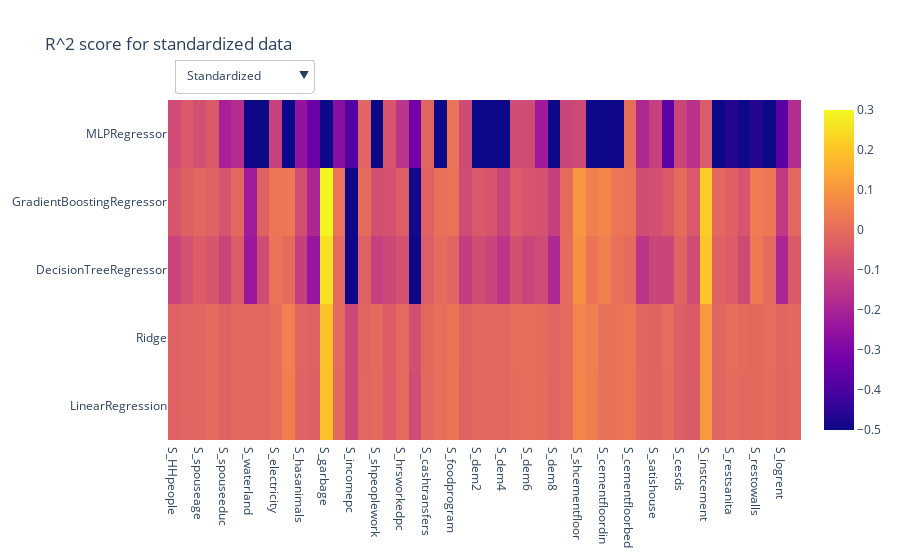

This figure's notebook cell:
### Code cell
fig = go.Figure()

fig.add_trace(go.Heatmap(   x = df_results.columns,
                            y = df_results.index,
                            z = df_results.values,
                            name = 'Non standardized',
                            zmin= -0.5,
                            zmax = 0.3))

fig.add_trace(go.Heatmap(   x = df_results_standardized.columns,
                            y = df_results_standardized.index,
                            z = df_results_standardized.values,
                            name = 'Standardized',
                            zmin= -0.5,
                            zmax = 0.3))

fig.update_layout(
    updatemenus=[
        dict(
            buttons=list([
                dict(
                    method="update",
                    args=[{"visible": [False, True]},
                           {"title": "R^2 score for standardized data"}],
                    label="Standardized"
                    
                ),
                dict(
                    method="update",
                    args=[{"visible": [True, False]},
                           {"title": "R^2 score for non-standardized data"}],
                    label="Non standardized"
                    
                )
            ]),
            direction="down",
            pad={"r": 10, "t": 10},
            showactive=True,
            x=0.01,
            xanchor="left",
            y=1.15,
            yanchor="top"
        ),
    ]
)
fig.layout.title = "R^2 score for standardized data"
fig.write_html('../figures/taskb_R2_scores_heatmap.html')
fig.show(auto_open=False)

### Figure 1 — Plotly figure (JSON) as saved in the notebook; plotly's stock layout.template omitted (floating-point values rounded to 4 significant figures; data arrays with more than 128 entries replaced by an {"elided": "..."} marker saying what was removed)
{"data": [{"name": "Non standardized", "type": "heatmap", "visible": false, "x": ["S_HHpeople", "S_headage", "S_spouseage", "S_headeduc", "S_spouseeduc", "S_rooms", "S_waterland", "S_waterhouse", "S_electricity", "S_cementfloor2000", "S_hasanimals", "S_animalsinside", "S_garbage", "S_washhands", "S_incomepc", "S_assetspc", "S_shpeoplework", "S_microenter", "S_hrsworkedpc", "S_consumptionpc", "S_cashtransfers", "S_milkprogram", "S_foodprogram", "S_dem1", "S_dem2", "S_dem3", "S_dem4", "S_dem5", "S_dem6", "S_dem7", "S_dem8", "S_seguropopular", "S_shcementfloor", "S_cementfloorkit", "S_cementfloordin", "S_cementfloorbat", "S_cementfloorbed", "S_satisfloor", "S_satishouse", "S_satislife", "S_cesds", "S_pss", "S_instcement", "S_instsanita", "S_restsanita", "S_constceili", "S_restowalls", "S_improveany", "S_logrent", "S_logsell"], "y": ["LinearRegression", "Ridge", "DecisionTreeRegressor", "GradientBoostingRegressor", "MLPRegressor"], "z": {"elided": "5x50 float values"}, "zmax": 0.3, "zmin": -0.5}, {"name": "Standardized", "type": "heatmap", "visible": true, "x": ["S_HHpeople", "S_headage", "S_spouseage", "S_headeduc", "S_spouseeduc", "S_rooms", "S_waterland", "S_waterhouse", "S_electricity", "S_cementfloor2000", "S_hasanimals", "S_animalsinside", "S_garbage", "S_washhands", "S_incomepc", "S_assetspc", "S_shpeoplework", "S_microenter", "S_hrsworkedpc", "S_consumptionpc", "S_cashtransfers", "S_milkprogram", "S_foodprogram", "S_dem1", "S_dem2", "S_dem3", "S_dem4", "S_dem5", "S_dem6", "S_dem7", "S_dem8", "S_seguropopular", "S_shcementfloor", "S_cementfloorkit", "S_cementfloordin", "S_cementfloorbat", "S_cementfloorbed", "S_satisfloor", "S_satishouse", "S_satislife", "S_cesds", "S_pss", "S_instcement", "S_instsanita", "S_restsanita", "S_constceili", "S_restowalls", "S_improveany", "S_logrent", "S_logsell"], "y": ["LinearRegression", "Ridge", "DecisionTreeRegressor", "GradientBoostingRegressor", "MLPRegressor"], "z": {"elided": "5x50 float values"}, "zmax": 0.3, "zmin": -0.5}], "layout": {"autosize": true, "title": {"text": "R^2 score for standardized data"}, "updatemenus": [{"active": 0, "buttons": [{"args": [{"visible": [false, true]}, {"title": "R^2 score for standardized data"}], "label": "Standardized", "method": "update"}, {"args": [{"visible": [true, false]}, {"title": "R^2 score for non-standardized data"}], "label": "Non standardized", "method": "update"}], "direction": "down", "pad": {"r": 10, "t": 10}, "showactive": true, "x": 0.01, "xanchor": "left", "y": 1.15, "yanchor": "top"}], "xaxis": {"autorange": true, "range": [-0.5, 49.5], "type": "category"}, "yaxis": {"autorange": true, "range": [-0.5, 4.5], "type": "category"}}}
